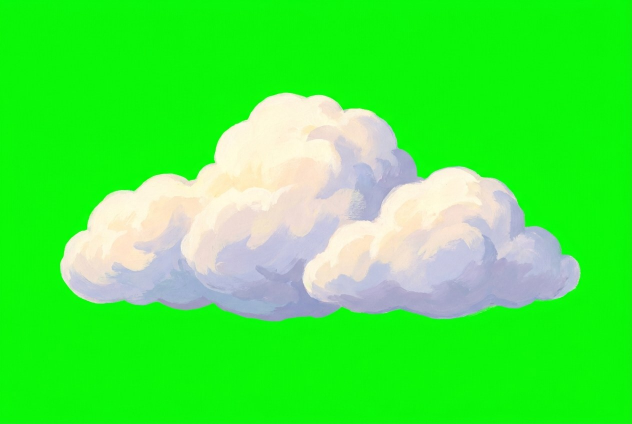
#> input picture art/felho/nyers_0.jpg, 1264 x 848 px (shown at 1/2 size); its folder holds only this picture in this run
$ python prep_clouds.py
#> lines starting #> are read from the running program, lines starting #| are printed output that depends on the picture
#> in main, `atlas = Image.new("RGBA", (CELL * COLS, CELL * ROWS), (0, 0, 0, 0))`: atlas: PIL image 1536x768 RGBA; every value is 0
#!/usr/bin/env python3
"""Festett felhők atlasza (2026. 11. 13.): a Nano Banana Pro-val festett gomolyfelhők (art/felho/nyers_*.jpg, zöld
kulcs-háttéren) kivágva → godot/textures/felhok.png (4×2 cella, cellánként egy felhő, alul középre igazítva).
Használat: python3 tools/prep_clouds.py
A háttér színét a kép szélén mért mediánból veszi (képenként kicsit más zöld), az átlátszóságot a háttértől való
színtávolságból, a széleken a zöld visszaverődést levágja (a felhő fehér / lilás: zöldje nem lehet több, mint a piros
és a kék nagyobbika)."""
from pathlib import Path

import numpy as np
from PIL import Image

ROOT = Path(__file__).resolve().parent.parent
SRC = ROOT / "art" / "felho"
OUT = ROOT / "godot" / "textures" / "felhok.png"
CELL = 384
COLS, ROWS = 4, 2


def key(path: Path) -> Image.Image:
	a = np.asarray(Image.open(path).convert("RGB")).astype(float) / 255.0
	edge = np.concatenate([a[:8].reshape(-1, 3), a[-8:].reshape(-1, 3), a[:, :8].reshape(-1, 3), a[:, -8:].reshape(-1, 3)])
	bg = np.median(edge, axis=0)
#> bg = [0.0392, 0.969, 0.0353]
	dist = np.linalg.norm(a - bg, axis=-1)
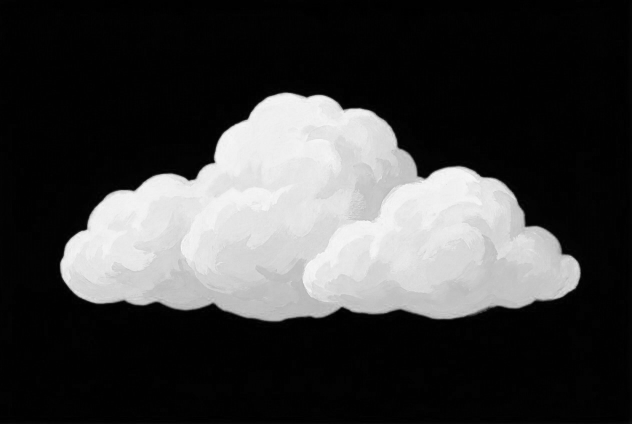
#> dist: shape (848, 1264) float64 (shown at 1/2 size); min 0, max 1.34, mean 0.333; drawn with min black and max white
	alpha = np.clip((dist - 0.18) / 0.32, 0.0, 1.0)
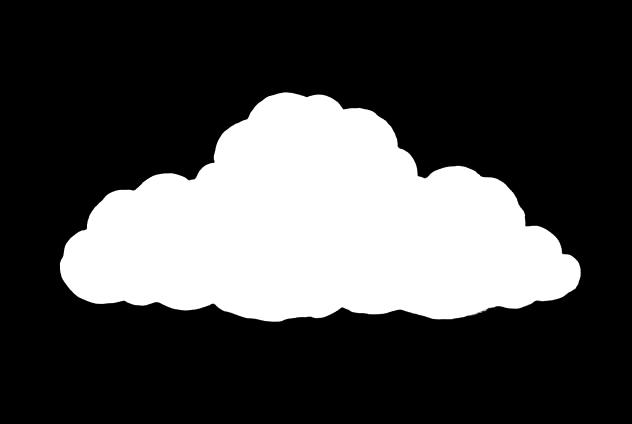
#> alpha: shape (848, 1264) float64 (shown at 1/2 size); min 0, max 1, mean 0.283
	rgb = a.copy()
	g_lim = np.maximum(rgb[..., 0], rgb[..., 2])
	rgb[..., 1] = np.minimum(rgb[..., 1], g_lim)
	# a félig átlátszó szélen a háttér kivonása (a kulcsszín ne keveredjen bele)
	al = np.maximum(alpha, 1e-3)[..., None]
	unmix = (a - bg * (1.0 - al)) / al
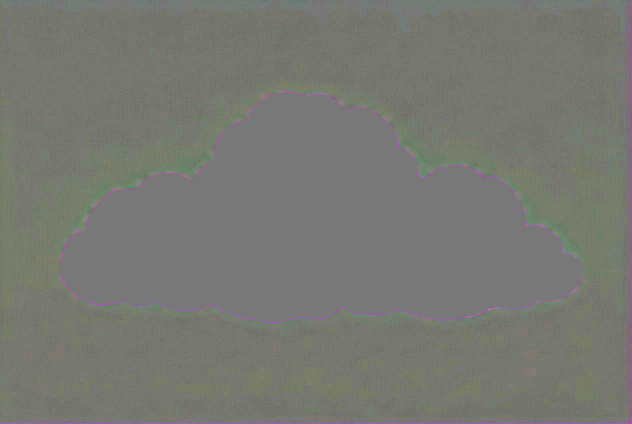
#> unmix: shape (848, 1264, 3) float64 (shown at 1/2 size); mean R, G, B -0.3, 1.1, -5.8; drawn with min black and max white
	unmix[..., 1] = np.minimum(unmix[..., 1], np.maximum(unmix[..., 0], unmix[..., 2]))
	rgb = np.where(alpha[..., None] < 0.98, np.clip(unmix, 0, 1), rgb)
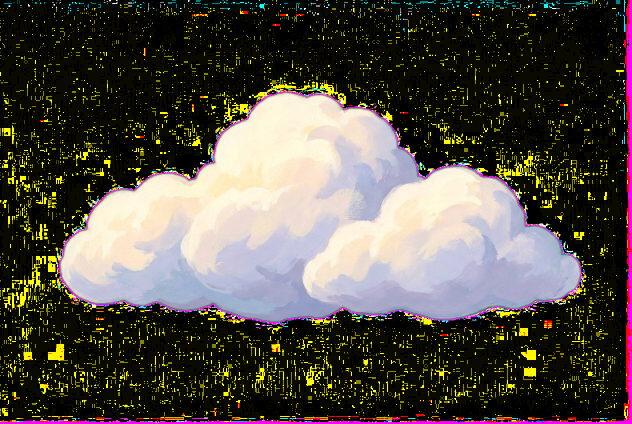
#> rgb: shape (848, 1264, 3) float64 (shown at 1/2 size); mean R, G, B 0.33, 0.306, 0.259
	im = Image.fromarray((np.dstack([rgb, alpha]) * 255 + 0.5).astype(np.uint8), "RGBA")
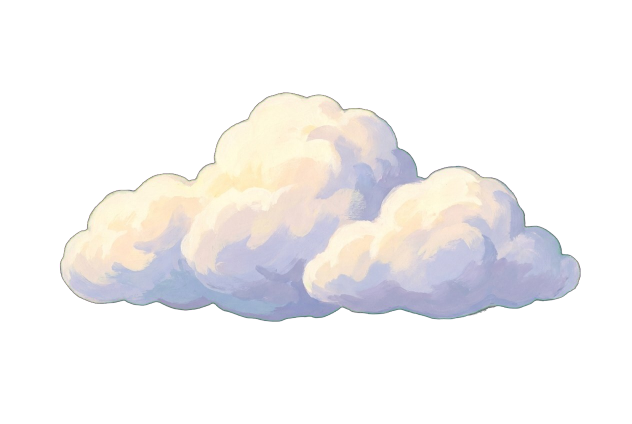
#> im: PIL image 1264x848 RGBA (shown at 1/2 size); mean R, G, B, A 84.1, 78, 65.9, 72.1; transparent parts drawn white
	return im.crop(im.getchannel("A").point(lambda v: 255 if v > 8 else 0).getbbox())
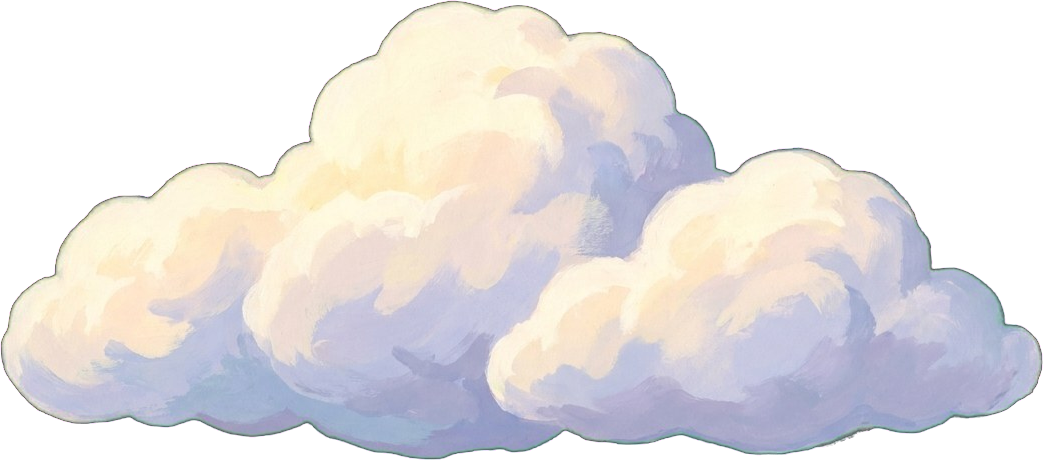
#> returned value: PIL image 1043x460 RGBA; mean R, G, B, A 151.1, 145.2, 138.5, 161.1; transparent parts drawn white


def main() -> None:
	atlas = Image.new("RGBA", (CELL * COLS, CELL * ROWS), (0, 0, 0, 0))
	files = sorted(SRC.glob("nyers_*.jpg"))
	for i, f in enumerate(files[: COLS * ROWS]):
		im = key(f)
		pad = int(CELL * 0.04)
		s = min((CELL - 2 * pad) / im.width, (CELL - 2 * pad) / im.height)
#> s = 0.339
		im = im.resize((max(1, round(im.width * s)), max(1, round(im.height * s))), Image.LANCZOS)
#> im: PIL image 354x156 RGBA
		x = (i % COLS) * CELL + (CELL - im.width) // 2
#> x = 15
		y = (i // COLS) * CELL + CELL - pad - im.height
#> y = 213
		atlas.alpha_composite(im, (x, y))
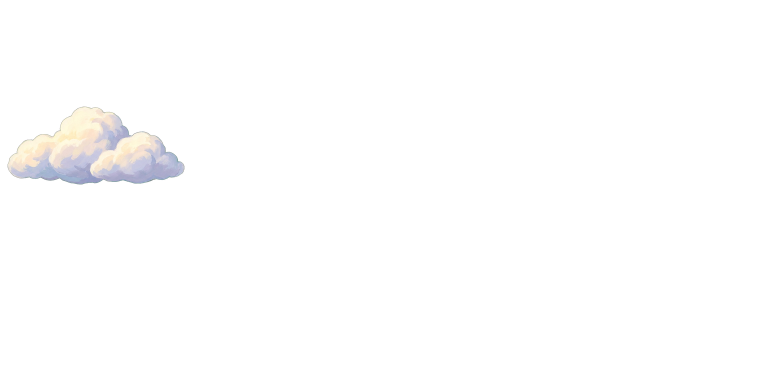
#> atlas: PIL image 1536x768 RGBA (shown at 1/2 size); mean R, G, B, A 6.5, 6.4, 6.4, 7.5; transparent parts drawn white
		print(f.name, "→ cella", i, im.size)
#| nyers_0.jpg → cella 0 (354, 156)
	OUT.parent.mkdir(parents=True, exist_ok=True)
	atlas.save(OUT, optimize=True)
	print(OUT, OUT.stat().st_size // 1024, "KB")


if __name__ == "__main__":
	main()

$ run again, on art/felho/nyers_1.jpg
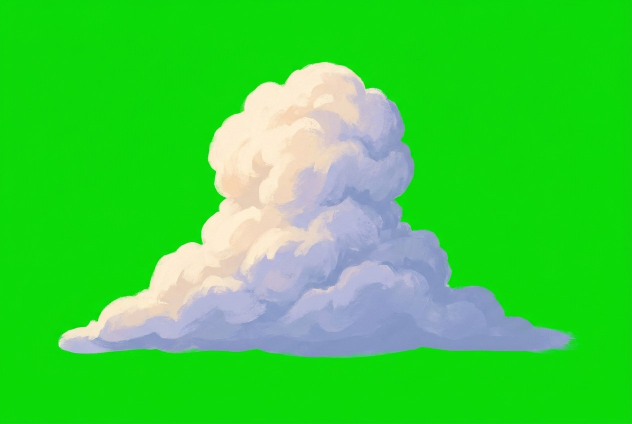
#> input picture art/felho/nyers_1.jpg, 1264 x 848 px (shown at 1/2 size)
#> bg = [0.0471, 0.843, 0.0353]
#> in key, `return im.crop(im.getchannel("A").point(lambda v: 255 if v > 8 else 0)..`:
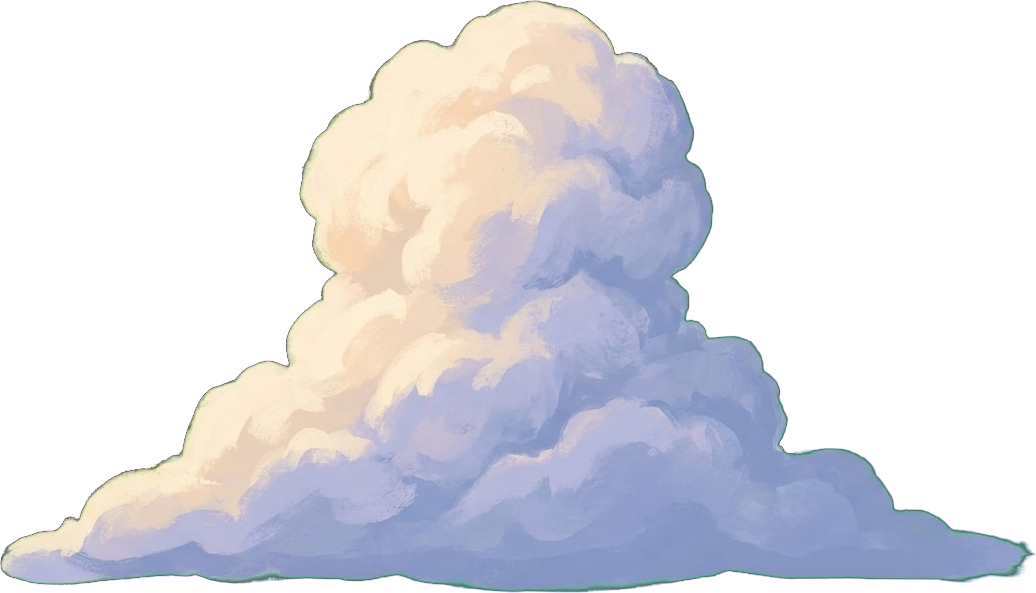
#> returned value: PIL image 1036x593 RGBA; mean R, G, B, A 105.1, 103.4, 101.6, 119.7; transparent parts drawn white
#> in main, `atlas.alpha_composite(im, (x, y))`:
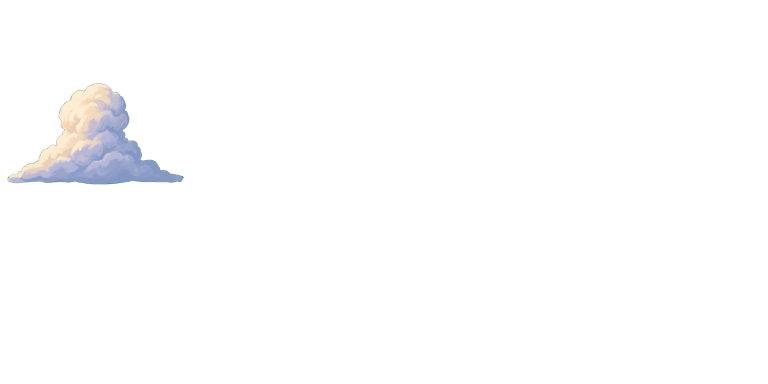
#> atlas: PIL image 1536x768 RGBA (shown at 1/2 size); mean R, G, B, A 5.5, 5.5, 5.9, 7.3; transparent parts drawn white
#| nyers_1.jpg → cella 0 (354, 203)
